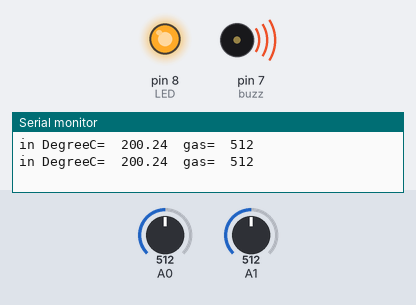
Recording of a sketch running on a simulated Arduino Uno, built with avr-gcc and run on an emulated ATmega328P. On the bench: output pins drawn as LEDs (lit = HIGH), buzzer (waves = sounding, pin HIGH), the last lines printed to the serial monitor. Inputs (shaded band) come from the test bench; at power-on: A1 = 512, A0 = 512.

Above: at 1.8 s.
1.9 s: A1 set to 276
3.4 s: A1 set to 256
At 4.7 s:
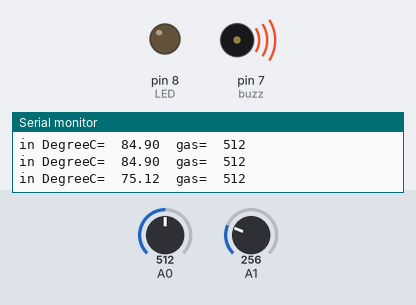
5.5 s: A0 set to 108
7.2 s: A0 set to 95
At 9.1 s:
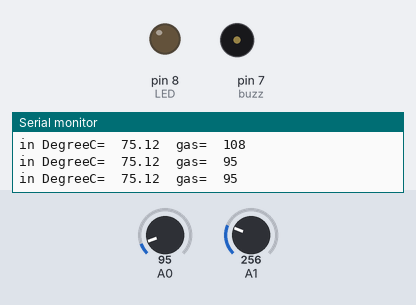
9.5 s: A1 set to 306
At 10.7 s:
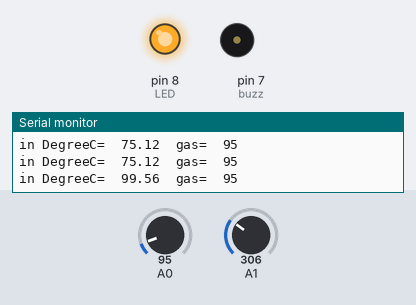
11.5 s: A1 set to 122
At 12.3 s:
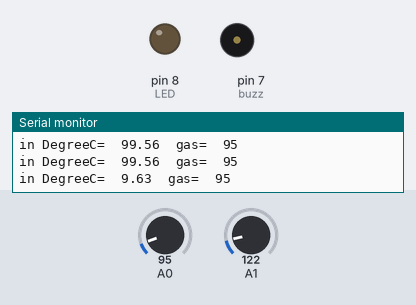
Timing chart, 0 to 14.5 s (numbered marks = the images above; inputs shaded):
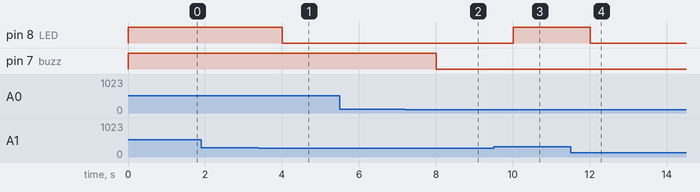

Measured:
- the behaviour switches between 266 and 265 on A1 (found by bisection; images 0 and 1)
- the behaviour switches between 100 and 99 on A0 (found by bisection; images 1 and 2)
- after the input at 3.4 s, pin 8 (LED): HIGH → LOW after 0.60 s
- after the input at 7.2 s, pin 7 (buzz): HIGH → LOW after 0.81 s
- after the input at 9.5 s, pin 8 (LED): LOW → HIGH after 0.51 s
- after the input at 11.5 s, pin 8 (LED): HIGH → LOW after 0.51 s

The sketch:

fire_alarm_system1.ino
```cpp
float temp;
float vout;
float vout1;
int LED = 8;
int gas;
int buzz = 7;

void setup()
{
 pinMode(A0,INPUT);
 pinMode(A1,INPUT);
 pinMode(LED,OUTPUT);
 pinMode(buzz,OUTPUT);
 Serial.begin(9600);
}

void loop()
{
  vout=analogRead(A1);
  vout1=(vout/1023)*5000;
  temp=(vout1-500)/10;
  gas=analogRead(A0);

  if (temp>=80)
  {
    digitalWrite(LED,HIGH);
  }
  else
  {
    digitalWrite(LED,LOW);
  }
  if (gas>=100)
  {
    digitalWrite(buzz,HIGH);
  }
  else
  {
    digitalWrite(buzz,LOW);
  }
  Serial.print("in DegreeC= ");
  Serial.print(" ");
  Serial.print(temp);
  Serial.print("\t");
  Serial.print("gas= ");
  Serial.print(" ");
  Serial.print(gas);
  Serial.println();
  delay(1000);
}
```
